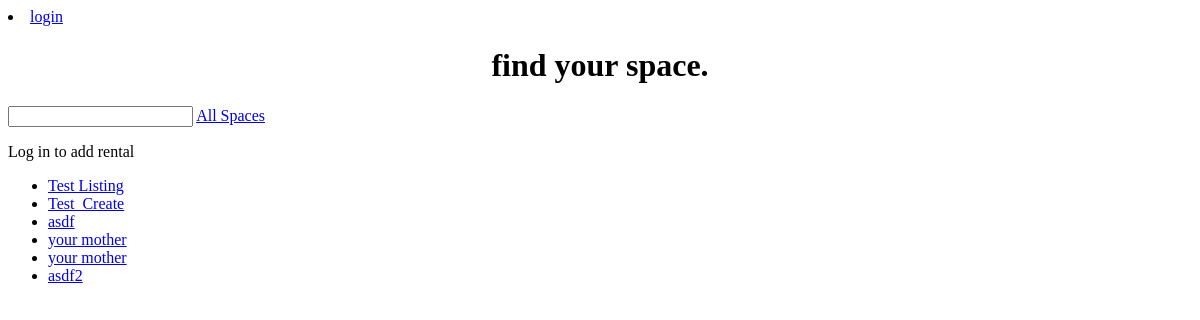
The app's page /rent/, older data.
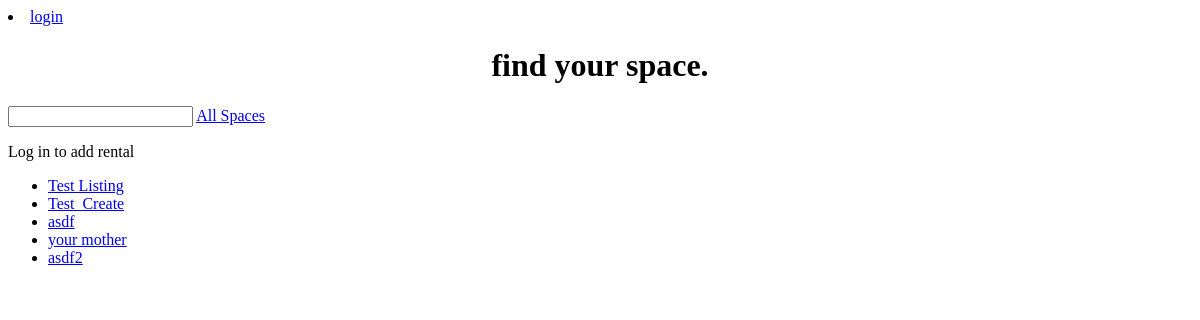
The same page, newer data.
### rent/models.py (models this page shows, shortened)
class RentalListing(models.Model):
    owner = models.ForeignKey(User, on_delete=models.CASCADE, related_name='listings')
    title = models.CharField(max_length = 255)
    LISTING_CHOICES = (
        ("photography", "Photography"),
        ("pottery", "Pottery"),
        ("other", "Other")
    )
    category = models.CharField(
        max_length = 50,
        choices = LISTING_CHOICES,
        default = "pottery",
        blank = False
    )
    location = models.CharField(
        max_length=255,
        blank=True,
        default='',
        help_text='Enter a geographical address (e.g., 123 Main St, City, Country)'
    )
    description = models.TextField(
        blank=True,  # Allows the field to be empty in forms
        null=True,   # Allows NULL in the database
        default='',  # Sets a default empty string
        help_text='Enter a detailed description here.'
    )
    hourly_rate = models.DecimalField(
        max_digits = 10,
        decimal_places = 2,
        default = 0.0,
        help_text = "Hourly Rate in USD",
        blank = False
    )

### rent/views.py (the view)
# urls.py: path("", views.index, name = "index"),
def index(request):
    listings = RentalListing.objects.all()
    return render(request, "rent/landing_page.html",
                  {"listings":listings})

### rent/templates/rent/landing_page.html
{%extends "rent/layout.html" %}
{%block body%}
<header>
    {% if user.is_authenticated %}
        <li><a href="{%url 'accounts:logout'%}">Logout</a></li>
    {% else %}
        <li><a href="{%url 'accounts:login'%}">login</a></li>
    {% endif %}
</header>
<div id = "landing_page">
    <h1 id = "landing_page_header">find your space.</h1>
    <input   type="text">
    <a href="{%url 'rent:all_listings'%}">All Spaces</a>
    {% if user.is_authenticated %}
    <a href="{%url 'rent:create_listing'%}">Add listing </a>
    {%else%}
    <p>Log in to add rental</p>
    {%endif%}
    <ul>
        {% for listing in listings %}
        <li>
            <a href="{% url 'rent:listing_page' listing.id%}">
                {{ listing.title }}
            </a>
        </li>
        {% endfor %}
    </ul>
</div>
{%endblock%}

### rent/templates/rent/layout.html (shortened to what this page needs)
{% load static %}
<!DOCTYPE html>
<html lang="en">
<head>
    <link rel="stylesheet" href="{% static 'rent/styles.css' %}">
</head>
<body>
    {%block body%}
    {% endblock %}
</body>
</html>

### rent/static/rent/styles.css (style rules this page uses)
#landing_page_header { text-align: center; }

Row changes from the older to the newer data that the page shows:
removed RentalListing: title "your mother"
